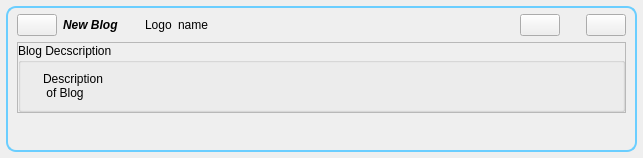
<?xml version="1.0" encoding="UTF-8"?>
<ui version="4.0">
 <class>BlogNewItem</class>
 <widget class="QWidget" name="BlogNewItem">
  <property name="geometry">
   <rect>
    <x>0</x>
    <y>0</y>
    <width>643</width>
    <height>158</height>
   </rect>
  </property>
  <property name="windowTitle">
   <string notr="true"/>
  </property>
  <layout class="QGridLayout">
   <property name="margin">
    <number>6</number>
   </property>
   <item row="0" column="0">
    <widget class="QFrame" name="frame">
     <property name="sizePolicy">
      <sizepolicy hsizetype="Expanding" vsizetype="Preferred">
       <horstretch>0</horstretch>
       <verstretch>0</verstretch>
      </sizepolicy>
     </property>
     <property name="styleSheet">
      <string notr="true">QFrame#frame{ 
border: 2px solid #6ACEFF;
border-radius: 10px;
background-color: qlineargradient(x1:0, y1:0, x2:0, y2:1,
stop:0 #0076B1, stop:1 #12A3EB);}</string>
     </property>
     <property name="frameShape">
      <enum>QFrame::StyledPanel</enum>
     </property>
     <property name="frameShadow">
      <enum>QFrame::Raised</enum>
     </property>
     <layout class="QVBoxLayout">
      <property name="topMargin">
       <number>6</number>
      </property>
      <property name="bottomMargin">
       <number>6</number>
      </property>
      <item>
       <layout class="QHBoxLayout">
        <item>
         <widget class="QPushButton" name="clearButton">
          <property name="sizePolicy">
           <sizepolicy hsizetype="Fixed" vsizetype="Fixed">
            <horstretch>0</horstretch>
            <verstretch>0</verstretch>
           </sizepolicy>
          </property>
          <property name="toolTip">
           <string>Remove Item</string>
          </property>
          <property name="text">
           <string/>
          </property>
          <property name="icon">
           <iconset resource="../images.qrc">
            <normaloff>:/images/close_normal.png</normaloff>:/images/close_normal.png</iconset>
          </property>
         </widget>
        </item>
        <item>
         <widget class="QLabel" name="titleLabel">
          <property name="sizePolicy">
           <sizepolicy hsizetype="Minimum" vsizetype="Minimum">
            <horstretch>0</horstretch>
            <verstretch>0</verstretch>
           </sizepolicy>
          </property>
          <property name="font">
           <font>
            <weight>75</weight>
            <italic>true</italic>
            <bold>true</bold>
           </font>
          </property>
          <property name="text">
           <string notr="true">New Blog</string>
          </property>
         </widget>
        </item>
        <item>
         <spacer>
          <property name="orientation">
           <enum>Qt::Horizontal</enum>
          </property>
          <property name="sizeType">
           <enum>QSizePolicy::Fixed</enum>
          </property>
          <property name="sizeHint" stdset="0">
           <size>
            <width>20</width>
            <height>20</height>
           </size>
          </property>
         </spacer>
        </item>
        <item>
         <widget class="QLabel" name="logo_label">
          <property name="maximumSize">
           <size>
            <width>32</width>
            <height>32</height>
           </size>
          </property>
          <property name="text">
           <string notr="true">Logo</string>
          </property>
          <property name="scaledContents">
           <bool>true</bool>
          </property>
         </widget>
        </item>
        <item>
         <widget class="QLabel" name="nameLabel">
          <property name="text">
           <string notr="true">name</string>
          </property>
         </widget>
        </item>
        <item>
         <spacer>
          <property name="orientation">
           <enum>Qt::Horizontal</enum>
          </property>
          <property name="sizeType">
           <enum>QSizePolicy::Expanding</enum>
          </property>
          <property name="sizeHint" stdset="0">
           <size>
            <width>500</width>
            <height>20</height>
           </size>
          </property>
         </spacer>
        </item>
        <item>
         <widget class="QPushButton" name="subscribeButton">
          <property name="sizePolicy">
           <sizepolicy hsizetype="Fixed" vsizetype="Fixed">
            <horstretch>0</horstretch>
            <verstretch>0</verstretch>
           </sizepolicy>
          </property>
          <property name="toolTip">
           <string>Subscribe to Blog</string>
          </property>
          <property name="text">
           <string/>
          </property>
          <property name="icon">
           <iconset resource="../images.qrc">
            <normaloff>:/images/directoryadd_24x24_shadow.png</normaloff>:/images/directoryadd_24x24_shadow.png</iconset>
          </property>
         </widget>
        </item>
        <item>
         <spacer>
          <property name="orientation">
           <enum>Qt::Horizontal</enum>
          </property>
          <property name="sizeType">
           <enum>QSizePolicy::Fixed</enum>
          </property>
          <property name="sizeHint" stdset="0">
           <size>
            <width>20</width>
            <height>20</height>
           </size>
          </property>
         </spacer>
        </item>
        <item>
         <widget class="QPushButton" name="expandButton">
          <property name="sizePolicy">
           <sizepolicy hsizetype="Fixed" vsizetype="Fixed">
            <horstretch>0</horstretch>
            <verstretch>0</verstretch>
           </sizepolicy>
          </property>
          <property name="toolTip">
           <string>Expand</string>
          </property>
          <property name="text">
           <string/>
          </property>
          <property name="icon">
           <iconset resource="../images.qrc">
            <normaloff>:/images/edit_add24.png</normaloff>:/images/edit_add24.png</iconset>
          </property>
         </widget>
        </item>
       </layout>
      </item>
      <item>
       <widget class="QFrame" name="expandFrame">
        <property name="frameShape">
         <enum>QFrame::StyledPanel</enum>
        </property>
        <property name="frameShadow">
         <enum>QFrame::Raised</enum>
        </property>
        <layout class="QVBoxLayout">
         <property name="spacing">
          <number>0</number>
         </property>
         <property name="margin">
          <number>0</number>
         </property>
         <item>
          <widget class="QGroupBox" name="groupBox">
           <property name="title">
            <string>Blog Decscription</string>
           </property>
           <layout class="QHBoxLayout">
            <item>
             <widget class="QLabel" name="iconLabel">
              <property name="text">
               <string notr="true"/>
              </property>
              <property name="pixmap">
               <pixmap resource="../images.qrc">:/images/contacts24.png</pixmap>
              </property>
             </widget>
            </item>
            <item>
             <widget class="QLabel" name="descLabel">
              <property name="sizePolicy">
               <sizepolicy hsizetype="MinimumExpanding" vsizetype="Preferred">
                <horstretch>0</horstretch>
                <verstretch>0</verstretch>
               </sizepolicy>
              </property>
              <property name="text">
               <string notr="true">Description 
 of Blog</string>
              </property>
             </widget>
            </item>
           </layout>
          </widget>
         </item>
        </layout>
       </widget>
      </item>
      <item>
       <spacer name="verticalSpacer">
        <property name="orientation">
         <enum>Qt::Vertical</enum>
        </property>
        <property name="sizeHint" stdset="0">
         <size>
          <width>20</width>
          <height>40</height>
         </size>
        </property>
       </spacer>
      </item>
     </layout>
    </widget>
   </item>
  </layout>
 </widget>
 <resources>
  <include location="../images.qrc"/>
 </resources>
 <connections/>
</ui>
